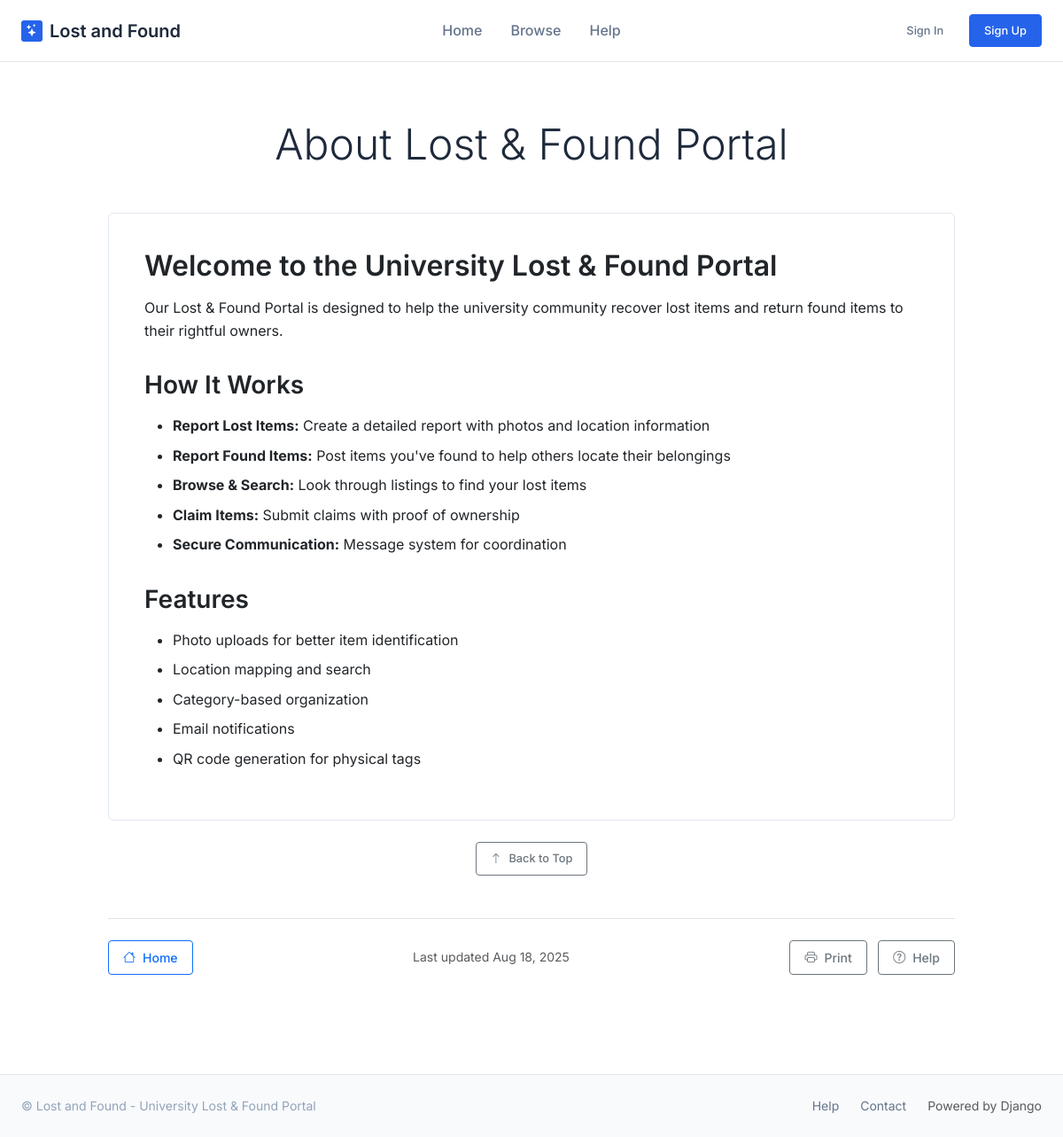
The page /about/ on the database its author committed.
### lost_found/models.py (models this page shows, shortened)
class StaticPage(models.Model):
    slug = models.SlugField(unique=True)
    title = models.CharField(max_length=200)
    content = models.TextField()
    is_active = models.BooleanField(default=True)
    created_at = models.DateTimeField(auto_now_add=True)
    updated_at = models.DateTimeField(auto_now=True)
    class Meta:
        verbose_name = "Static Page"
        verbose_name_plural = "Static Pages"

### lost_found/views.py (the view)
# urls.py: path('about/', views.StaticPageView.as_view(), {'slug': 'about'}, name='about'),
class StaticPageView(DetailView):
    model = StaticPage
    template_name = 'lost_found/static_page.html'
    context_object_name = 'page'
    slug_field = 'slug'
    slug_url_kwarg = 'slug'
    def get_queryset(self):
        return StaticPage.objects.filter(is_active=True)

### templates/lost_found/static_page.html (shortened to what this page needs)
{% extends 'base.html' %}
{% block content %}
<div class="row">
    <div class="col-lg-10 mx-auto">
        <div class="text-center mb-5">
            <h1 class="display-5">{{ page.title }}</h1>
        </div>
        <div class="card">
            <div class="card-body">
                <div class="content-area">
                    {{ page.content|safe }}
                </div>
            </div>
        </div>
        {% if page.content|length > 1000 %}
        <div class="text-center mt-4">
            <button id="backToTop" class="btn btn-outline-secondary btn-sm" onclick="window.scrollTo({top: 0, behavior: 'smooth'})">
                <i class="bi bi-arrow-up"></i> Back to Top
            </button>
        </div>
        {% endif %}
        <div class="d-flex justify-content-between align-items-center mt-5 pt-4 border-top">
            <a href="{% url 'lost_found:home' %}" class="btn btn-outline-primary">
                <i class="bi bi-house"></i> Home
            </a>
            <div class="text-muted small">
                Last updated {{ page.updated_at|date:"M d, Y" }}
            </div>
            <div>
                {% if page.slug == 'about' %}
                <a href="#" onclick="window.print()" class="btn btn-outline-secondary me-2">
                    <i class="bi bi-printer"></i> Print
                </a>
                {% endif %}
                <a href="{% url 'lost_found:faq' %}" class="btn btn-outline-secondary">
                    <i class="bi bi-question-circle"></i> Help
                </a>
            </div>
        </div>
    </div>
</div>
{% endblock %}

### static/lost_found/css/style.css (style rules this page uses)
:root { --primary: #2563eb; --primary-light: #3b82f6; --primary-dark: #1d4ed8; --secondary: #64748b; --secondary-light: #94a3b8; --secondary-dark: #475569; --accent: #059669; --accent-light: #10b981; --accent-dark: #047857; --danger: #dc2626; --warning: #d97706; --info: #0891b2; --success: var(--accent); --warning: var(--warning); --error: var(--danger); --info: var(--info); --gray-50: #fafafa; --gray-100: #f5f5f5; --gray-200: #e5e5e5; --gray-300: #d4d4d4; --gray-400: #a3a3a3; --gray-500: #737373; --gray-600: #525252; --gray-700: #404040; --gray-800: #262626; --gray-900: #171717; --background: #ffffff; --surface: #f8fafc; --surface-elevated: #ffffff; --border: #e2e8f0; --text-primary: #1e293b; --text-secondary: #64748b; --text-muted: #94a3b8; --radius-sm: 0.375rem; --radius-md: 0.5rem; --radius-lg: 0.75rem; --radius-xl: 1rem; --radius-2xl: 1.5rem; --shadow-sm: 0 1px 2px 0 rgb(0 0 0 / 0.05); --shadow-md: 0 4px 6px -1px rgb(0 0 0 / 0.1), 0 2px 4px -2px rgb(0 0 0 / 0.1); --shadow-lg: 0 10px 15px -3px rgb(0 0 0 / 0.1), 0 4px 6px -4px rgb(0 0 0 / 0.1); --shadow-xl: 0 20px 25px -5px rgb(0 0 0 / 0.1), 0 8px 10px -6px rgb(0 0 0 / 0.1); --shadow-colored: 0 10px 25px -5px rgba(14, 165, 233, 0.15), 0 8px 10px -6px rgba(168, 85, 247, 0.1); --shadow-glow: 0 0 20px rgba(14, 165, 233, 0.3); --transition-fast: 150ms cubic-bezier(0.4, 0, 0.2, 1); --transition-normal: 300ms cubic-bezier(0.4, 0, 0.2, 1); --transition-slow: 500ms cubic-bezier(0.4, 0, 0.2, 1); --font-sans: 'Inter', -apple-system, BlinkMacSystemFont, 'Segoe UI', Roboto, 'Helvetica Neue', sans-serif; --font-display: 'Inter', Georgia, serif; --font-mono: 'JetBrains Mono', 'Fira Code', 'Consolas', monospace; --container-padding: 1.5rem; --section-spacing: 4rem; --element-spacing: 1.5rem; }
* { box-sizing: border-box; }
body { font-family: var(--font-sans); line-height: 1.6; color: var(--text-primary); background-color: var(--background); margin: 0; padding: 0; font-size: 16px; font-weight: 400; }
.btn { display: inline-flex; align-items: center; justify-content: center; gap: 0.5rem; padding: 0.5rem 1rem; border: 1px solid; border-radius: 4px; font-family: var(--font-sans); font-size: 0.875rem; font-weight: 500; text-decoration: none; cursor: pointer; transition: all 0.15s ease; }
.btn-sm { padding: 0.5rem 1rem; font-size: 0.8rem; }
.card { background: #ffffff; border: 1px solid var(--border); border-radius: 6px; padding: 1.5rem; }
.card-body { margin: 0; }

### templates/lost_found/static_page.html (style rules this page uses)
.content-area { line-height: 1.6; }
.content-area h1, .content-area h2, .content-area h3, .content-area h4, .content-area h5, .content-area h6 { margin-top: 2rem; margin-bottom: 1rem; font-weight: 600; }
.content-area h1:first-child, .content-area h2:first-child, .content-area h3:first-child { margin-top: 0; }
.content-area p { margin-bottom: 1rem; }
.content-area ul, .content-area ol { margin-bottom: 1rem; padding-left: 2rem; }
.content-area li { margin-bottom: 0.5rem; }

### rows shown on the page
StaticPage: title "About Lost & Found Portal", content "Welcome to the University Lost & Found Portal Our Lost & Found Portal is designed to help the university community recover lost items and return found items to their rightful owners. How It Works Report Lost Items: Create a detailed report with photos and location information Report Found Items: Post items you've found to help others locate their belongings Browse & Search: Look through listings to find your lost items Claim Items: Submit claims with proof of ownership Secure Communication: Message system for coordination Features Photo uploads for better item identification Location mapping and search Category-based organization Email notifications QR code generation for physical tags", updated_at "Aug 18, 2025"
